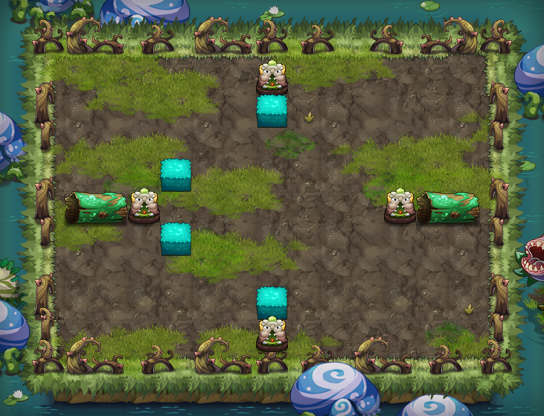

Rendered tile map (Tiled .tmx) drawn with the repository's tilesets; below, a short description and the map source with its tile grids summarised:
An orthogonal 17x13 tile map with 32x32 px tiles, 19 tile layers (PASS, 块层 14, 块层 15, 块层 16, ...) and 13 objects (9x TRAP, 3x bwh3, PLAYER).

<map version="1.0" orientation="orthogonal" width="17" height="13" tilewidth="32" tileheight="32">
 <properties>
  <property name="DESTRY1" value="221" />
  <property name="DESTRY2" value="225" />
  <property name="DESTRY3" value="223" />
  <property name="DESTRY_COUNT" value="3" />
  <property name="EXP" value="590" />
  <property name="ITEM" value="D017" />
  <property name="MONEY" value="885" />
  <property name="START_SCRIPT" value="lv55" />
 </properties>
 <tileset firstgid="1" name="swzz" tilewidth="32" tileheight="32">
  <image source="swzz.png" width="500" height="1024" />
 </tileset>
 <layer name="PASS" width="17" height="13">
  <data>[221 cells, 116 non-empty, 17 distinct tile ids]</data>
 </layer>
 <layer name="块层 14" width="17" height="13">
  <data>[221 cells, 173 non-empty, 22 distinct tile ids]</data>
 </layer>
 <layer name="块层 15" width="17" height="13">
  <data>[221 cells, 61 non-empty, 31 distinct tile ids]</data>
 </layer>
 <layer name="块层 16" width="17" height="13">
  <data>[221 cells, 36 non-empty, 17 distinct tile ids]</data>
 </layer>
 <layer name="块层 2" width="17" height="13">
  <data>[221 cells, 104 non-empty, 8 distinct tile ids]</data>
 </layer>
 <layer name="块层 18" width="17" height="13">
  <data>[221 cells, 70 non-empty, 10 distinct tile ids]</data>
 </layer>
 <layer name="块层 19" width="17" height="13">
  <data>[221 cells, 30 non-empty, 10 distinct tile ids]</data>
 </layer>
 <layer name="块层 4" width="17" height="13">
  <data>[221 cells, 17 non-empty, 6 distinct tile ids]</data>
 </layer>
 <layer name="块层 3" width="17" height="13">
  <data>[221 cells, 66 non-empty, 14 distinct tile ids]</data>
 </layer>
 <layer name="块层 6" width="17" height="13">
  <data>[221 cells, 27 non-empty, 14 distinct tile ids]</data>
 </layer>
 <layer name="块层 17" width="17" height="13">
  <data>[221 cells, 56 non-empty, 5 distinct tile ids]</data>
 </layer>
 <layer name="SHELTER 10" width="17" height="13">
  <data>[221 cells, 15 non-empty, 5 distinct tile ids]</data>
 </layer>
 <layer name="SHELTER 9" width="17" height="13">
  <data>[221 cells, 1 non-empty, 1 distinct tile ids]</data>
 </layer>
 <layer name="SHELTER 8" width="17" height="13">
  <data>[221 cells, 1 non-empty, 1 distinct tile ids]</data>
 </layer>
 <layer name="SHELTER 6" width="17" height="13">
  <data>[221 cells, 1 non-empty, 1 distinct tile ids]</data>
 </layer>
 <layer name="SHELTER 5" width="17" height="13">
  <data>[221 cells, 6 non-empty, 3 distinct tile ids]</data>
 </layer>
 <layer name="SHELTER 4" width="17" height="13">
  <data>[221 cells, 1 non-empty, 1 distinct tile ids]</data>
 </layer>
 <layer name="SHELTER 2" width="17" height="13">
  <data>[221 cells, 1 non-empty, 1 distinct tile ids]</data>
 </layer>
 <layer name="SHELTER 1" width="17" height="13">
  <data>[221 cells, 1 non-empty, 1 distinct tile ids]</data>
 </layer>
 <objectgroup name="对象层 1" width="17" height="13">
  <object name="PLAYER" type="PLAYER" x="416" y="96" width="32" height="32" />
  <object name="bwh3" x="96" y="288" width="32" height="32">
   <properties>
    <property name="lua_ai" value="monster_bwh_ai" />
    <property name="quality" value="bwh3.quality" />
   </properties>
  </object>
  <object name="bwh3" x="96" y="96" width="32" height="32">
   <properties>
    <property name="lua_ai" value="monster_bwh_ai" />
    <property name="quality" value="bwh3.quality" />
   </properties>
  </object>
  <object name="bwh3" x="416" y="288" width="32" height="32">
   <properties>
    <property name="lua_ai" value="monster_bwh_ai" />
    <property name="quality" value="bwh3.quality" />
   </properties>
  </object>
  <object name="bh1" type="TRAP" x="160" y="192" width="32" height="32">
   <properties>
    <property name="trap_ani" value="black_hole.actor" />
    <property name="trap_floor" value="true" />
    <property name="trap_id" value="2" />
    <property name="trap_sh" value="0.1" />
    <property name="trap_sw" value="0.1" />
   </properties>
  </object>
  <object name="bh1" type="TRAP" x="352" y="224" width="32" height="32">
   <properties>
    <property name="trap_ani" value="black_hole.actor" />
    <property name="trap_floor" value="true" />
    <property name="trap_id" value="2" />
    <property name="trap_sh" value="0.1" />
    <property name="trap_sw" value="0.1" />
   </properties>
  </object>
  <object name="xy1" type="TRAP" x="160" y="192" width="32" height="32">
   <properties>
    <property name="lua_ai" value="trap_mire_ai" />
    <property name="trap_sh" value="0.1" />
    <property name="trap_sw" value="0.1" />
   </properties>
  </object>
  <object name="xy1" type="TRAP" x="352" y="224" width="32" height="32">
   <properties>
    <property name="lua_ai" value="trap_mire_ai" />
    <property name="trap_sh" value="0.1" />
    <property name="trap_sw" value="0.1" />
   </properties>
  </object>
  <object name="pg1" type="TRAP" x="256" y="128" width="32" height="32">
   <properties>
    <property name="trap_ani" value="poison_ground.actor" />
    <property name="trap_floor" value="true" />
    <property name="trap_script" value="target(&quot;PLAYER&quot;):onDamage(target(&quot;PLAYER&quot;):getHP()*0.1,&quot;TRAP&quot;);" />
    <property name="trap_start_mode" value="0" />
   </properties>
  </object>
  <object name="pg1" type="TRAP" x="256" y="160" width="32" height="32">
   <properties>
    <property name="trap_ani" value="poison_ground.actor" />
    <property name="trap_floor" value="true" />
    <property name="trap_script" value="target(&quot;PLAYER&quot;):onDamage(target(&quot;PLAYER&quot;):getHP()*0.1,&quot;TRAP&quot;);" />
    <property name="trap_start_mode" value="0" />
   </properties>
  </object>
  <object name="pg1" type="TRAP" x="256" y="192" width="32" height="32">
   <properties>
    <property name="trap_ani" value="poison_ground.actor" />
    <property name="trap_floor" value="true" />
    <property name="trap_script" value="target(&quot;PLAYER&quot;):onDamage(target(&quot;PLAYER&quot;):getHP()*0.1,&quot;TRAP&quot;);" />
    <property name="trap_start_mode" value="0" />
   </properties>
  </object>
  <object name="pg1" type="TRAP" x="256" y="224" width="32" height="32">
   <properties>
    <property name="trap_ani" value="poison_ground.actor" />
    <property name="trap_floor" value="true" />
    <property name="trap_script" value="target(&quot;PLAYER&quot;):onDamage(target(&quot;PLAYER&quot;):getHP()*0.1,&quot;TRAP&quot;);" />
    <property name="trap_start_mode" value="0" />
   </properties>
  </object>
  <object name="pg1" type="TRAP" x="256" y="256" width="32" height="32">
   <properties>
    <property name="trap_ani" value="poison_ground.actor" />
    <property name="trap_floor" value="true" />
    <property name="trap_script" value="target(&quot;PLAYER&quot;):onDamage(target(&quot;PLAYER&quot;):getHP()*0.1,&quot;TRAP&quot;);" />
    <property name="trap_start_mode" value="0" />
   </properties>
  </object>
 </objectgroup>
</map>
